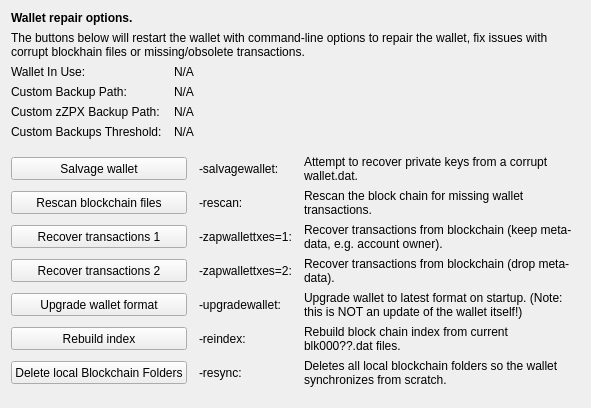
     <widget class="QWidget" name="tab_repair">
      <attribute name="title">
       <string>&amp;Wallet Repair</string>
      </attribute>
      <layout class="QGridLayout" name="gridLayout_4" columnstretch="0,0,0,0">
       <property name="horizontalSpacing">
        <number>12</number>
       </property>
       <item row="0" column="0" colspan="4">
        <widget class="QLabel" name="label_repair_header">
         <property name="font">
          <font>
           <weight>75</weight>
           <bold>true</bold>
          </font>
         </property>
         <property name="text">
          <string>Wallet repair options.</string>
         </property>
        </widget>
       </item>
       <item row="1" column="0" colspan="4">
        <widget class="QLabel" name="label_repair_helptext">
         <property name="font">
          <font>
           <weight>50</weight>
           <bold>false</bold>
          </font>
         </property>
         <property name="text">
          <string>The buttons below will restart the wallet with command-line options to repair the wallet, fix issues with corrupt blockhain files or missing/obsolete transactions.</string>
         </property>
         <property name="wordWrap">
          <bool>true</bool>
         </property>
        </widget>
       </item>
       <item row="2" column="0">
        <widget class="QLabel" name="wallet_path_label">
         <property name="text">
          <string>Wallet In Use:</string>
         </property>
        </widget>
       </item>
       <item row="2" column="1" colspan="3">
        <widget class="QLabel" name="wallet_path">
         <property name="cursor">
          <cursorShape>IBeamCursor</cursorShape>
         </property>
         <property name="text">
          <string>N/A</string>
         </property>
         <property name="textFormat">
          <enum>Qt::PlainText</enum>
         </property>
         <property name="textInteractionFlags">
          <set>Qt::LinksAccessibleByMouse|Qt::TextSelectableByKeyboard|Qt::TextSelectableByMouse</set>
         </property>
        </widget>
       </item>
       <item row="3" column="0">
        <widget class="QLabel" name="wallet_custombackuppath_label">
         <property name="text">
          <string>Custom Backup Path:</string>
         </property>
         <property name="visible">
          <bool>false</bool>
         </property>
        </widget>
       </item>
       <item row="3" column="1" colspan="3">
        <widget class="QLabel" name="wallet_custombackuppath">
         <property name="cursor">
          <cursorShape>IBeamCursor</cursorShape>
         </property>
         <property name="text">
          <string>N/A</string>
         </property>
         <property name="textFormat">
          <enum>Qt::PlainText</enum>
         </property>
         <property name="textInteractionFlags">
          <set>Qt::LinksAccessibleByMouse|Qt::TextSelectableByKeyboard|Qt::TextSelectableByMouse</set>
         </property>
         <property name="visible">
          <bool>false</bool>
         </property>
        </widget>
       </item>
       <item row="4" column="0">
        <widget class="QLabel" name="wallet_customzzpxbackuppath_label">
         <property name="text">
          <string>Custom zZPX Backup Path:</string>
         </property>
         <property name="visible">
          <bool>false</bool>
         </property>
        </widget>
       </item>
       <item row="4" column="1" colspan="3">
        <widget class="QLabel" name="wallet_customzzpxbackuppath">
         <property name="cursor">
          <cursorShape>IBeamCursor</cursorShape>
         </property>
         <property name="text">
          <string>N/A</string>
         </property>
         <property name="textFormat">
          <enum>Qt::PlainText</enum>
         </property>
         <property name="textInteractionFlags">
          <set>Qt::LinksAccessibleByMouse|Qt::TextSelectableByKeyboard|Qt::TextSelectableByMouse</set>
         </property>
         <property name="visible">
          <bool>false</bool>
         </property>
        </widget>
       </item>
       <item row="5" column="0">
        <widget class="QLabel" name="wallet_custombackupthreshold_label">
         <property name="text">
          <string>Custom Backups Threshold:</string>
         </property>
         <property name="visible">
          <bool>false</bool>
         </property>
        </widget>
       </item>
       <item row="5" column="1" colspan="3">
        <widget class="QLabel" name="wallet_custombackupthreshold">
         <property name="cursor">
          <cursorShape>IBeamCursor</cursorShape>
         </property>
         <property name="text">
          <string>N/A</string>
         </property>
         <property name="textFormat">
          <enum>Qt::PlainText</enum>
         </property>
         <property name="textInteractionFlags">
          <set>Qt::LinksAccessibleByMouse|Qt::TextSelectableByKeyboard|Qt::TextSelectableByMouse</set>
         </property>
         <property name="visible">
          <bool>false</bool>
         </property>
        </widget>
       </item>
       <item row="6" column="0">
        <spacer name="verticalSpacer_repair1">
         <property name="orientation">
          <enum>Qt::Vertical</enum>
         </property>
         <property name="sizeHint" stdset="0">
          <size>
           <width>10</width>
           <height>10</height>
          </size>
         </property>
        </spacer>
       </item>
       <item row="7" column="0" colspan="2">
        <widget class="QPushButton" name="btn_salvagewallet">
         <property name="minimumSize">
          <size>
           <width>100</width>
           <height>23</height>
          </size>
         </property>
         <property name="text">
          <string>Salvage wallet</string>
         </property>
        </widget>
       </item>
       <item row="7" column="2">
        <widget class="QLabel" name="label_repair_salvage_command">
         <property name="text">
          <string notr="true">-salvagewallet:</string>
         </property>
        </widget>
       </item>
       <item row="7" column="3">
        <widget class="QLabel" name="label_repair_salvage">
         <property name="text">
          <string>Attempt to recover private keys from a corrupt wallet.dat.</string>
         </property>
         <property name="wordWrap">
          <bool>true</bool>
         </property>
        </widget>
       </item>
       <item row="8" column="0" colspan="2">
        <widget class="QPushButton" name="btn_rescan">
         <property name="minimumSize">
          <size>
           <width>100</width>
           <height>23</height>
          </size>
         </property>
         <property name="text">
          <string>Rescan blockchain files</string>
         </property>
        </widget>
       </item>
       <item row="8" column="2">
        <widget class="QLabel" name="label_repair_rescan_command">
         <property name="text">
          <string notr="true">-rescan:</string>
         </property>
        </widget>
       </item>
       <item row="8" column="3">
        <widget class="QLabel" name="label_repair_rescan">
         <property name="text">
          <string>Rescan the block chain for missing wallet transactions.</string>
         </property>
         <property name="wordWrap">
          <bool>true</bool>
         </property>
        </widget>
       </item>
       <item row="9" column="0" colspan="2">
        <widget class="QPushButton" name="btn_zapwallettxes1">
         <property name="minimumSize">
          <size>
           <width>100</width>
           <height>23</height>
          </size>
         </property>
         <property name="text">
          <string>Recover transactions 1</string>
         </property>
        </widget>
       </item>
       <item row="9" column="2">
        <widget class="QLabel" name="label_repair_zap1_command">
         <property name="text">
          <string notr="true">-zapwallettxes=1:</string>
         </property>
        </widget>
       </item>
       <item row="9" column="3">
        <widget class="QLabel" name="label_repair_zap1">
         <property name="text">
          <string>Recover transactions from blockchain (keep meta-data, e.g. account owner).</string>
         </property>
         <property name="wordWrap">
          <bool>true</bool>
         </property>
        </widget>
       </item>
       <item row="10" column="0" colspan="2">
        <widget class="QPushButton" name="btn_zapwallettxes2">
         <property name="minimumSize">
          <size>
           <width>100</width>
           <height>23</height>
          </size>
         </property>
         <property name="text">
          <string>Recover transactions 2</string>
         </property>
        </widget>
       </item>
       <item row="10" column="2">
        <widget class="QLabel" name="label_repair_zap2_command">
         <property name="text">
          <string notr="true">-zapwallettxes=2:</string>
         </property>
        </widget>
       </item>
       <item row="10" column="3">
        <widget class="QLabel" name="label_repair_zap2">
         <property name="text">
          <string>Recover transactions from blockchain (drop meta-data).</string>
         </property>
         <property name="wordWrap">
          <bool>true</bool>
         </property>
        </widget>
       </item>
       <item row="11" column="0" colspan="2">
        <widget class="QPushButton" name="btn_upgradewallet">
         <property name="minimumSize">
          <size>
           <width>100</width>
           <height>23</height>
          </size>
         </property>
         <property name="text">
          <string>Upgrade wallet format</string>
         </property>
        </widget>
       </item>
       <item row="11" column="2">
        <widget class="QLabel" name="label_repair_upgrade_command">
         <property name="text">
          <string notr="true">-upgradewallet:</string>
         </property>
        </widget>
       </item>
       <item row="11" column="3">
        <widget class="QLabel" name="label_repair_upgrade">
         <property name="text">
          <string>Upgrade wallet to latest format on startup. (Note: this is NOT an update of the wallet itself!)</string>
         </property>
         <property name="wordWrap">
          <bool>true</bool>
         </property>
        </widget>
       </item>
       <item row="12" column="0" colspan="2">
        <widget class="QPushButton" name="btn_reindex">
         <property name="minimumSize">
          <size>
           <width>100</width>
           <height>23</height>
          </size>
         </property>
         <property name="text">
          <string>Rebuild index</string>
         </property>
        </widget>
       </item>
       <item row="12" column="2">
        <widget class="QLabel" name="label_repair_reindex_command">
         <property name="text">
          <string notr="true">-reindex:</string>
         </property>
        </widget>
       </item>
       <item row="12" column="3">
        <widget class="QLabel" name="label_repair_reindex">
         <property name="text">
          <string>Rebuild block chain index from current blk000??.dat files.</string>
         </property>
         <property name="wordWrap">
          <bool>true</bool>
         </property>
        </widget>
       </item>
       <item row="13" column="0" colspan="2">
        <widget class="QPushButton" name="btn_resync">
         <property name="minimumSize">
          <size>
           <width>100</width>
           <height>23</height>
          </size>
         </property>
         <property name="text">
          <string>Delete local Blockchain Folders</string>
         </property>
        </widget>
       </item>
       <item row="13" column="2">
        <widget class="QLabel" name="label_repair_resync_command">
         <property name="text">
          <string>-resync:</string>
         </property>
        </widget>
       </item>
       <item row="13" column="3">
        <widget class="QLabel" name="label_repair_resync">
         <property name="text">
          <string>Deletes all local blockchain folders so the wallet synchronizes from scratch.</string>
         </property>
         <property name="wordWrap">
          <bool>true</bool>
         </property>
        </widget>
       </item>
       <item row="14" column="0">
        <spacer name="verticalSpacer_repair2">
         <property name="orientation">
          <enum>Qt::Vertical</enum>
         </property>
         <property name="sizeHint" stdset="0">
          <size>
           <width>20</width>
           <height>10</height>
          </size>
         </property>
        </spacer>
       </item>
      </layout>
     </widget>
